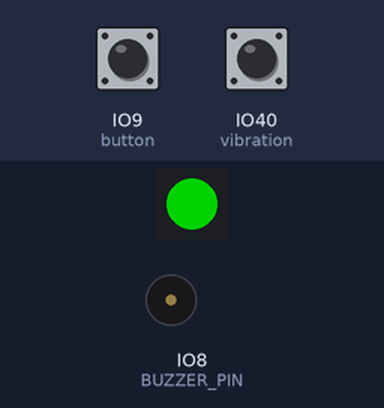
This program was run on a simulated ESP32 board running CircuitPython. Shown: 1 RGB LEDs in strip order, left to right, buzzer (waves = sounding). The test bench sets the inputs (shaded band); at power-on: IO9 (button) HIGH, IO40 (vibration) HIGH. Dim RGB values are drawn brighter than linear; the clock reads 2024-03-15 10:24:30 at power-on unless the program sets it; what the program prints to the serial console is not drawn. At 4.1 s the program ends and the board releases its pins; the recording ends there.

Above: at 1.2 s.
1.3 s: IO9 (button) pulled LOW for 3.2 s
At 1.5 s:
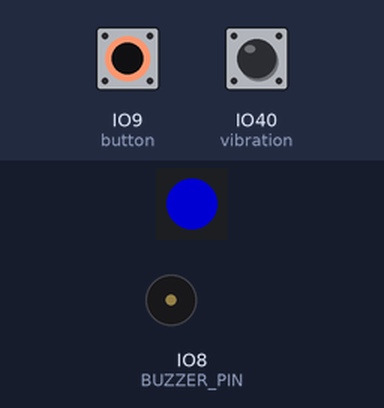
At 3.6 s:
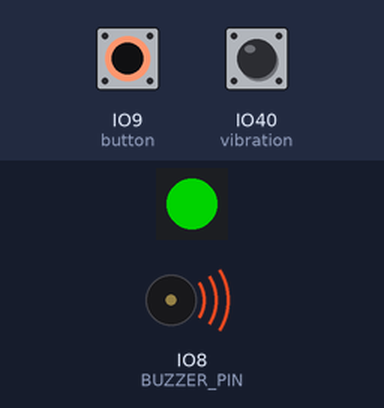
Timing chart, 0 to 4.1 s (numbered marks = the images above; inputs shaded):
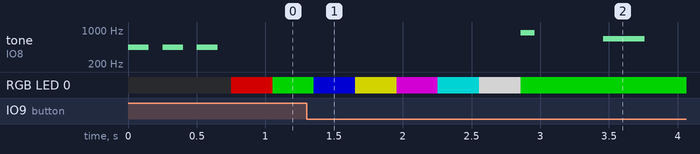

Measured:
- after the input at 1.3 s, tone on IO8 (BUZZER_PIN): silent → 880 Hz after 1.6 s, → silent 0.10 s later, → 660 Hz 0.50 s later, → silent 0.30 s later
- by itself, tone on IO8 (BUZZER_PIN): alternates 440 Hz for 0.15 s and silent for 0.10 s, 6 changes in all, then stays silent

The program:

code.py
```python
"""
Cobble Board Smoke Test
=======================
Exercises all major features of the Cobble test board:
  - Buzzer (GPIO8 / board.IO8)  – PWM beep
  - Push Button (GPIO9 / board.IO9) – active-low, pull-up
  - NeoPixel (GPIO48 / board.IO48) – RGB LED
  - Light Sensor (GPIO5 / board.A4) – analog read
  - Vibration Sensor (GPIO40 / board.IO40) – active-low, pull-up

Run on: Waveshare ESP32-S3-Zero, CircuitPython 10.3.1
"""

import time
import board
import digitalio
import analogio
import pwmio
import neopixel

# ── Pin setup ────────────────────────────────────────────────────────────────
BUZZER_PIN   = board.IO8
BUTTON_PIN   = board.IO9
NEOPIXEL_PIN = board.IO48
LIGHT_PIN    = board.A4
VIBRATION_PIN = board.IO40

# ── Buzzer ───────────────────────────────────────────────────────────────────
# GPIO8: PWM 50% duty cycle produces sound. NEVER leave high!
# Use a mutable container so beep() can reassign without `global`.
_buzzer = {"pwm": pwmio.PWMOut(BUZZER_PIN, frequency=440, duty_cycle=0)}

def beep(freq=440, duration=0.2, duty=0.5):
    """Emit a beep at the given frequency for the given duration (seconds)."""
    # PWMOut.frequency is read-only on this build – deinit and recreate
    _buzzer["pwm"].deinit()
    _buzzer["pwm"] = pwmio.PWMOut(BUZZER_PIN, frequency=freq, duty_cycle=0)
    _buzzer["pwm"].duty_cycle = int(duty * 65535)
    time.sleep(duration)
    _buzzer["pwm"].duty_cycle = 0  # silence – never leave high

# ── Push Button (active low, pull-up) ─────────────────────────────────────────
button = digitalio.DigitalInOut(BUTTON_PIN)
button.direction = digitalio.Direction.INPUT
button.pull = digitalio.Pull.UP

def button_pressed():
    """Return True when the button is physically pressed (active low)."""
    return not button.value

# ── NeoPixel (RGB LED) ────────────────────────────────────────────────────────
NUM_PIXELS = 1
pixels = neopixel.NeoPixel(NEOPIXEL_PIN, NUM_PIXELS, brightness=0.5)

def set_pixel(r, g, b):
    """Set the NeoPixel to an RGB colour (0-255 per channel)."""
    pixels[0] = (r, g, b)
    pixels.show()

# ── Light Sensor (analog) ────────────────────────────────────────────────────
light_sensor = analogio.AnalogIn(LIGHT_PIN)

def read_light():
    """Return the raw analog light value (0-65535)."""
    return light_sensor.value

# ── Vibration Sensor (active low, pull-up) ───────────────────────────────────
vibration = digitalio.DigitalInOut(VIBRATION_PIN)
vibration.direction = digitalio.Direction.INPUT
vibration.pull = digitalio.Pull.UP

def vibration_detected():
    """Return True when vibration is detected (active low)."""
    return not vibration.value

# ═══════════════════════════════════════════════════════════════════════════
#  TEST SEQUENCE
# ═══════════════════════════════════════════════════════════════════════════

print("=== Cobble Board Smoke Test ===\n")

# 1. Buzzer test – three short beeps
print("[1] Buzzer test: 3 beeps at 440 Hz")
for i in range(3):
    beep(440, 0.15)
    time.sleep(0.1)
print("    Buzzer OK\n")

# 2. NeoPixel test – cycle through colours
print("[2] NeoPixel test: colour cycle")
colours = [
    (255, 0, 0),    # Red
    (0, 255, 0),    # Green
    (0, 0, 255),    # Blue
    (255, 255, 0),  # Yellow
    (255, 0, 255),  # Magenta
    (0, 255, 255),  # Cyan
    (255, 255, 255) # White
]
for c in colours:
    set_pixel(*c)
    time.sleep(0.3)
set_pixel(0, 0, 0)  # off
print("    NeoPixel OK\n")

# 3. Light sensor test
print("[3] Light sensor test")
raw = read_light()
print(f"    Raw value: {raw} / 65535")
print("    Light sensor OK\n")

# 4. Vibration sensor test
print("[4] Vibration sensor test")
vib = vibration_detected()
print(f"    Vibration detected: {vib}")
print("    Vibration sensor OK\n")

# 5. Button test – wait for press (up to 10 s)
print("[5] Button test: press the button (10 s timeout)")
set_pixel(0, 0, 255)  # blue while waiting
start = time.time()
pressed = False
while time.time() - start < 10:
    if button_pressed():
        pressed = True
        break
    time.sleep(0.05)

if pressed:
    set_pixel(0, 255, 0)  # green on press
    beep(880, 0.1)
    print("    Button pressed – OK")
else:
    set_pixel(255, 0, 0)  # red on timeout
    print("    Button NOT pressed within 10 s")

time.sleep(0.5)
set_pixel(0, 0, 0)

# 6. All-clear
print("\n[6] All-clear: green flash + final beep")
set_pixel(0, 255, 0)
beep(660, 0.3)
time.sleep(0.3)
set_pixel(0, 0, 0)

print("\n=== Smoke test complete ===")
 
```
